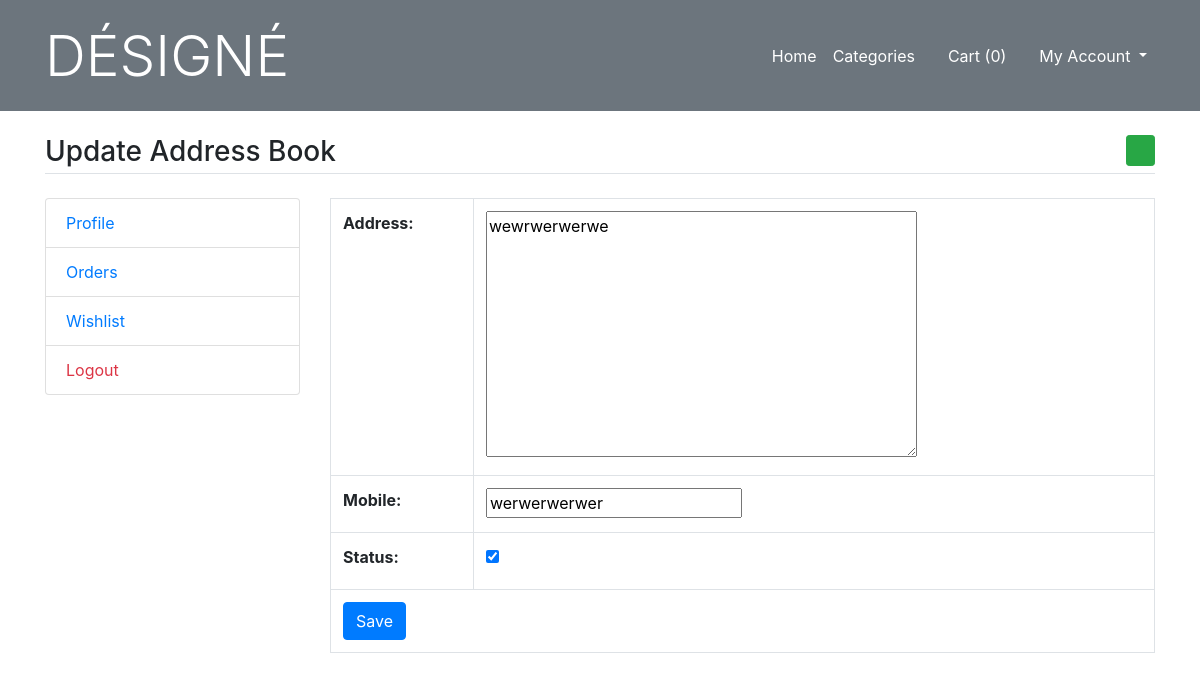
The page /update-address/5 on the database its author committed.
### main/models.py (models this page shows)
class UserAddressBook(models.Model):
    user=models.ForeignKey(User,on_delete=models.CASCADE)
    mobile=models.CharField(max_length=50,null=True)
    address=models.TextField()
    status=models.BooleanField(default=False)
    class Meta:
        verbose_name_plural='AddressBook'

### main/views.py (the view, shortened to what this page needs)
# urls.py: path('update-address/<int:id>',views.update_address, name='update-address'),
def update_address(request,id):
	address=UserAddressBook.objects.get(pk=id)
	msg=None
	form=AddressBookForm(instance=address)
	return render(request, 'user/update-address.html',{'form':form,'msg':msg})

### main/forms.py
class AddressBookForm(forms.ModelForm):
	class Meta:
		model=UserAddressBook
		fields=('address','mobile','status')

### main/template_context.py (called while the page is built)
def get_filters(request):
	cats=Product.objects.distinct().values('category__title','category__id')
	brands=Product.objects.distinct().values('brand__title','brand__id')
	colors=ProductAttribute.objects.distinct().values('color__title','color__id','color__color_code')
	sizes=ProductAttribute.objects.distinct().values('size__title','size__id')
	minMaxPrice=ProductAttribute.objects.aggregate(Min('price'),Max('price'))
	data={
		'cats':cats,
		'brands':brands,
		'colors':colors,
		'sizes':sizes,
		'minMaxPrice':minMaxPrice,
	}
	return data

### main/templates/user/update-address.html (shortened to what this page needs)
{% extends 'base.html' %}
{% load static %}
{% block content %}
<main class="container my-4">
	<h3 class="my-4 border-bottom pb-1">Update Address Book <a href="{% url 'add-address' %}" class="float-right btn btn-sm btn-success"><i class="fa fa-plus"></i></a></h3>
	<div class="row">
		<div class="col-md-3">
			{% include 'user/user-sidebar.html' %}
		</div>
		<div class="col-md-9">
			<table class="table table-bordered">
				<form method="post">
					{{form.as_table}}
					<tr>
						<td colspan="2">
							<input type="submit" value="Save" class="btn btn-primary" />
						</td>
					</tr>
				</form>
			</table>
		</div>
	</div>
</main>
{% endblock %}

### rows shown on the page
UserAddressBook: address "wewrwerwerwe", mobile "werwerwerwer", status "☑"

### other values the page prints
{{ request.session.cartdata|length }} "0"
